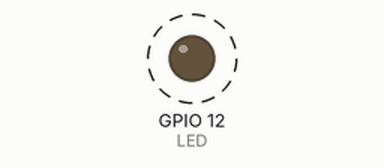
This sketch was run on a simulated ESP32. Parts: output pins drawn as LEDs (lit = HIGH). Dashed ring = blinking.

Above: at 0.15 s.
Timing chart, 0 to 3.0 s (numbered marks = the images above):
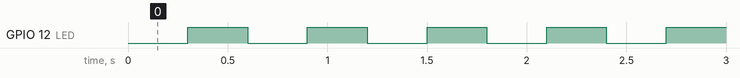

The sketch:

lesson-1-led.ino
```cpp
#define LED 12  // 12 is the pin the + of LED connected( - is on GRD(Ground))

void setup() {
  // put your setup code here, to run once:
  pinMode(LED,OUTPUT);  // pinMode takes (pin number, mode) to use the esp32 pin
}

void loop() {
  // put your main code here, to run repeatedly:
  // digitalWrite used for OUTPUT mode devices
  // LOW = 0V
  // HIGH = 3.3V
  digitalWrite(LED,LOW);
  delay(300);     // How long the LED will be ON
  digitalWrite(LED,HIGH);
  delay(300);    //  How long the LED will be OFF
}
```

Measured:
- by itself, GPIO 12 (LED): alternates HIGH for 0.30 s and LOW for 0.30 s
